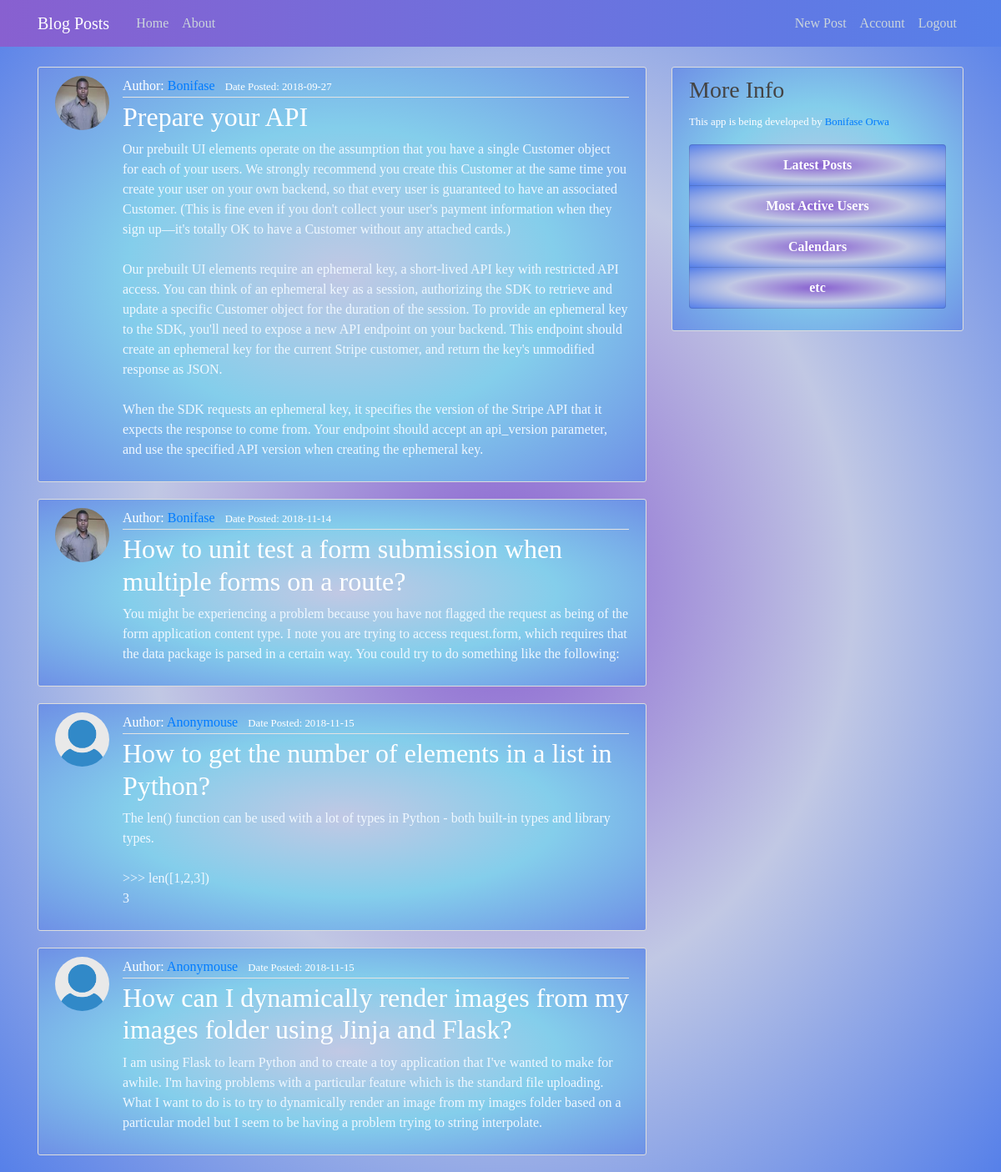
Screenshot of /home (signed in) with the database file from the repository.
### blogpost/models/models.py (models this page shows, shortened)
class Post(db.Model):
    id = db.Column(db.Integer, primary_key=True)
    title = db.Column(db.String(100), nullable=False)
    date_posted = db.Column(
        db.DateTime, nullable=False, default=datetime.utcnow)
    content = db.Column(db.Text, nullable=False)
    user_id = db.Column(db.Integer, db.ForeignKey('user.id'), nullable=False)

class User(db.Model, UserMixin):
    id = db.Column(db.Integer, primary_key=True)
    username = db.Column(db.String(20), unique=True, nullable=False)
    email = db.Column(db.String(120), unique=True, nullable=False)
    image_file = db.Column(
        db.String(20), nullable=False, default='default.jpg')
    password = db.Column(db.String(60), nullable=False)
    posts = db.relationship('Post', backref='author', lazy=True)

### blogpost/routes.py (the view)
@app.route("/")
@app.route("/home")
def home():
    posts = Post.query.all()
    return render_template('home.html', posts=posts)

### blogpost/models/models.py (called while the page is built)
@login_manager.user_loader
def load_user(user_id):
    return User.query.get(int(user_id))

### blogpost/templates/home.html
{% extends "layout.html" %}
{% block content %}
    {% for post in posts %}
        <article class="media content-section">
          <img class="rounded-circle article-img" src="{{ url_for(
            'static', filename='profile_pics/' + post.author.image_file) }}">
          <div class="media-body">
            <div class="article-metadata">
              Author: <a class="mr-2" href="#"> {{ post.author.username }}</a>
              <small class="text-muted">Date Posted: {{ post.date_posted.strftime('%Y-%m-%d') }}</small>
            </div>
            <h2><a class="article-title" href="{{ url_for('post', post_id=post.id) }}">{{ post.title }}</a></h2>
            <p class="article-content">{{ post.content }}</p>
          </div>
        </article>
    {% endfor %}
{% endblock content %}

### blogpost/static/main.css (style rules this page uses)
body { background: radial-gradient(#8860d0, #c1c8e4, #5680e9); color: #333333; margin-top: 5rem; font-family: Monotype Corsiva; }
h1, h2, h3, h4, h5, h6 { color: #444444; }
.content-section { background: radial-gradient(#c1c8e4, #84ceeb, #6e90e6); color: aliceblue; padding: 10px 20px; border: 1px solid #dddddd; border-radius: 3px; margin-bottom: 20px; }
.article-title { color: #444444; }
.article-content { white-space: pre-line; }
.article-img { height: 65px; width: 65px; margin-right: 16px; }
.article-metadata { padding-bottom: 1px; color: #ffffff; margin-bottom: 4px; border-bottom: 1px solid #e3e3e3; }
.text-muted { color: white !important; }
.article-title { color: white; }

### rows the page displays
Post: image_file (picture), author.username "Bonifase", date_posted "2018-09-27", title "Prepare your API", content "Our prebuilt UI elements operate on the assumption that you have a single Customer object for each of your users. We strongly recommend you create this Customer at the same time you create your user on your own backend, so that every user is guaranteed to have an associated Customer. (This is fine even if you don't collect your user's payment information when they sign up—it's totally OK to have a Customer without any attached cards.) Our prebuilt UI elements require an ephemeral key, a short-lived API key with restricted API access. You can think of an ephemeral key as a session, authorizing the SDK to retrieve and update a specific Customer object for the duration of the session. To…"
Post: image_file (picture), author.username "Bonifase", date_posted "2018-11-14", title "How to unit test a form submission when multiple forms on a route?", content "You might be experiencing a problem because you have not flagged the request as being of the form application content type. I note you are trying to access request.form, which requires that the data package is parsed in a certain way. You could try to do something like the following:"
Post: image_file (placeholder picture), author.username "Anonymouse", date_posted "2018-11-15", title "How to get the number of elements in a list in Python?", content "The len() function can be used with a lot of types in Python - both built-in types and library types. >>> len([1,2,3]) 3"
Post: image_file (placeholder picture), author.username "Anonymouse", date_posted "2018-11-15", title "How can I dynamically render images from my images folder using Jinja and Flask?", content "I am using Flask to learn Python and to create a toy application that I've wanted to make for awhile. I'm having problems with a particular feature which is the standard file uploading. What I want to do is to try to dynamically render an image from my images folder based on a particular model but I seem to be having a problem trying to string interpolate."
